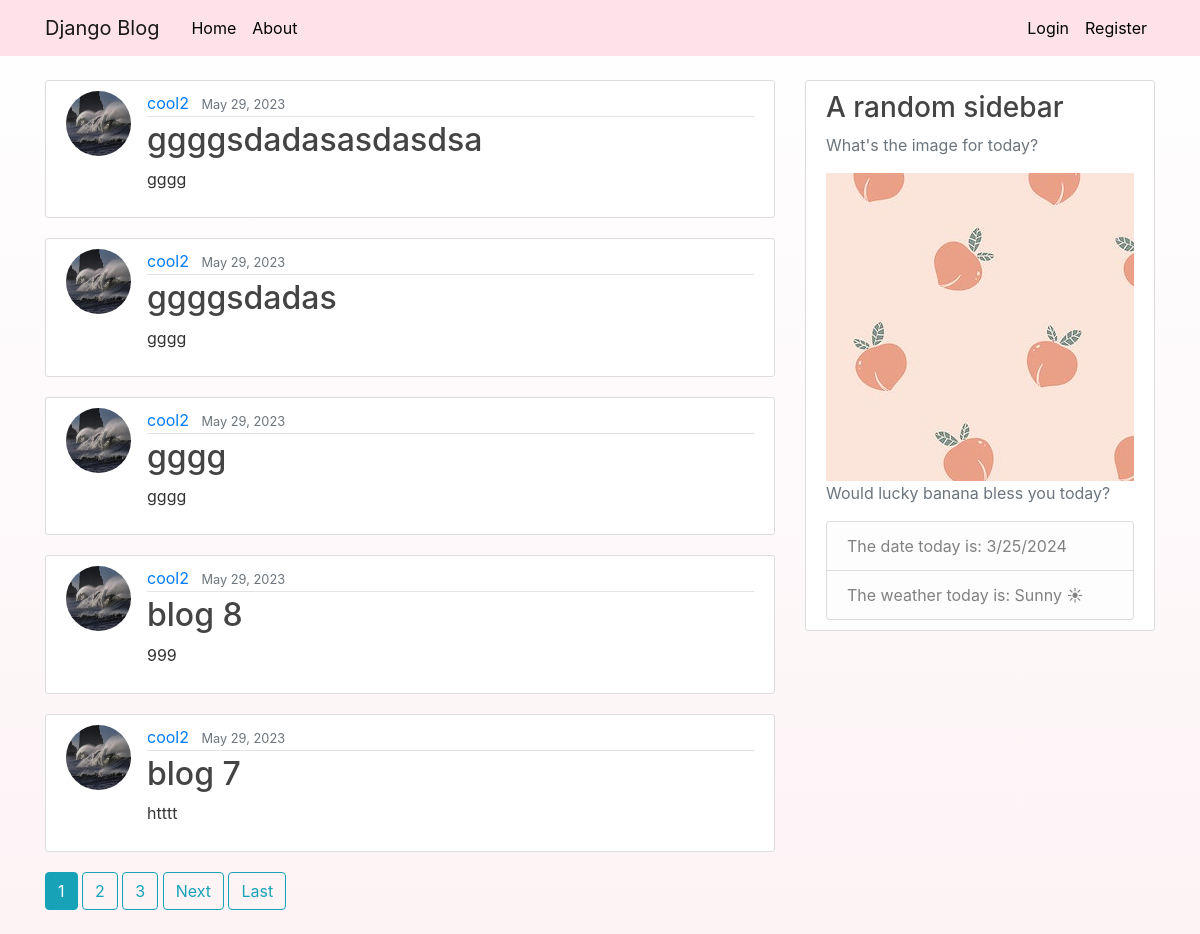
Before: / with the older database file.
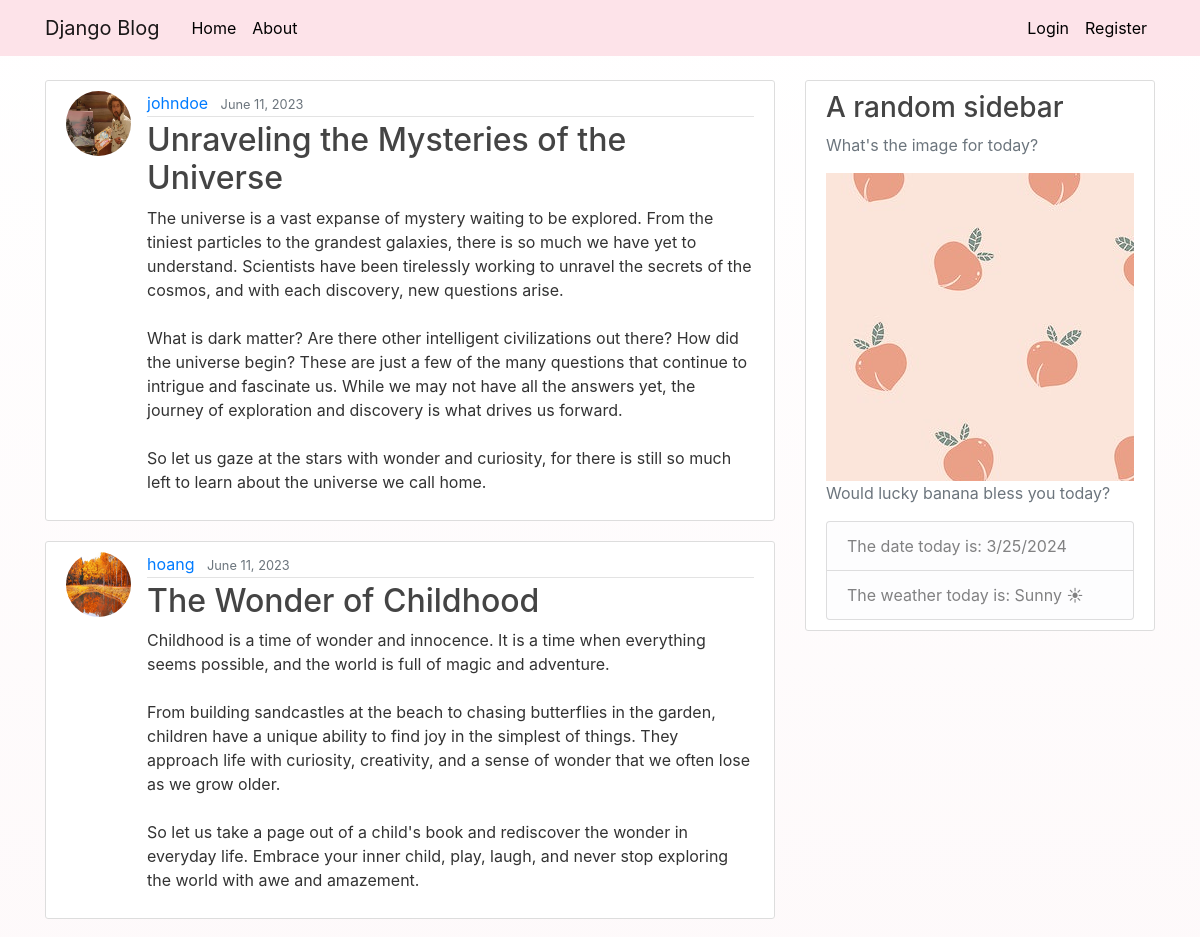
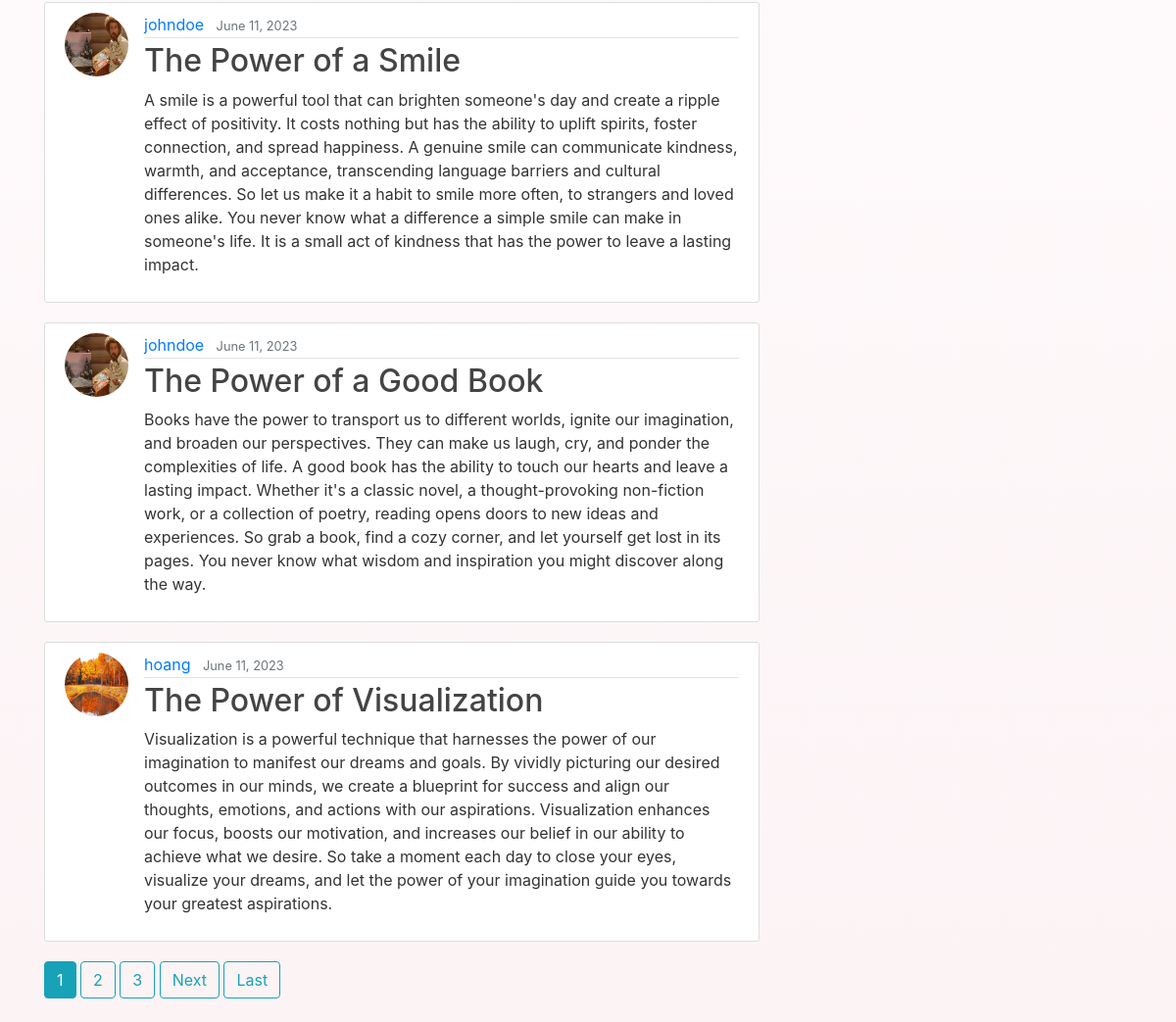
After: the same page with the newer database file (2 pictures, top to bottom).
### blog/models.py (models this page shows, shortened)
class Post(models.Model):
    title = models.CharField(max_length=100)
    content = models.TextField()
    date_posted = models.DateTimeField(default=timezone.now)
    author = models.ForeignKey(User, on_delete=models.CASCADE)

### users/models.py (models this page shows, shortened)
class Profile(models.Model):
    user = models.OneToOneField(User, on_delete=models.CASCADE)
    image = models.ImageField(default='default.jpg', upload_to='profile_pics')
    birthday = models.DateField(default='2000-01-01')

### blog/views.py (the view)
# urls.py: path('', PostListView.as_view(), name='blog-home'),
class PostListView(ListView):
    model = Post
    template_name = 'blog/home.html'
    context_object_name = 'posts'
    ordering = ['-title']
    paginate_by = 5;

### blog/templates/blog/home.html (shortened to what this page needs)
{% extends "blog/base.html" %}
{% block content %}
{% for post in posts %}
<article class="media content-section">
    <img class="rounded-circle article-img" src="{{ post.author.profile.image.url }}">
    <div class="media-body">
        <div class="article-metadata">
            <a class="mr-2" href="{%url 'user-posts' post.author.username %}">{{ post.author }}</a>
            <small class="text-muted">{{ post.date_posted|date:'F d, Y' }}</small>
        </div>
        <h2><a class="article-title" href="{% url 'post-detail' post.id %}">{{ post.title }}</a></h2>
        <p class="article-content">{{ post.content }}</p>
    </div>
</article>
{% endfor %}
{% if is_paginated %}
{% for num in page_obj.paginator.page_range %}
{% if page_obj.number == num %}
<a class="btn btn-info mb-4" href="?page={{num}}">{{num}}</a>
{%elif num > page_obj.number|add:'-3' and num < page_obj.number|add:'3'%} <a class="btn btn-outline-info mb-4"
    href="?page={{num}}">{{num}}</a>
    {%endif%}
    {%endfor%}
    {%if page_obj.has_next %}
    <a class="btn btn-outline-info mb-4" href="?page=.next_page_number"> Next</a>
    <a class="btn btn-outline-info mb-4" href="?page={{page_obj.paginator.num_pages}}"> Last</a>
    {% endif%}
    {%endif%}
    {% endblock content %}

Changed rows visible on the page:
removed Post: author.profile.image (placeholder picture), author "cool2", date_posted "May 29, 2023", title "ggggsdadasasdasdsa", content "gggg"
removed Post: author.profile.image (placeholder picture), author "cool2", date_posted "May 29, 2023", title "ggggsdadas", content "gggg"
removed Post: author.profile.image (placeholder picture), author "cool2", date_posted "May 29, 2023", title "gggg", content "gggg"
removed Post: author.profile.image (placeholder picture), author "cool2", date_posted "May 29, 2023", title "blog 8", content "999"
removed Post: author.profile.image (placeholder picture), author "cool2", date_posted "May 29, 2023", title "blog 7", content "htttt"
added Post: author.profile.image (picture), author "johndoe", date_posted "June 11, 2023", title "Unraveling the Mysteries of the Universe", content "The universe is a vast expanse of mystery waiting to be explored. From the tiniest particles to the grandest galaxies, there is so much we have yet to understand. Scientists have been tirelessly working to unravel the secrets of the cosmos, and with each discovery, new questions arise. What is dark matter? Are there other intelligent civilizations out there? How did the universe begin? These are just a few of the many questions that continue to intrigue and fascinate us. While we may not have all the answers yet, the journey of exploration and discovery is what drives us forward. So let us gaze at the stars with wonder and curiosity, for there is still so much left to learn about the…"
added Post: author.profile.image (picture), author "hoang", date_posted "June 11, 2023", title "The Wonder of Childhood", content "Childhood is a time of wonder and innocence. It is a time when everything seems possible, and the world is full of magic and adventure. From building sandcastles at the beach to chasing butterflies in the garden, children have a unique ability to find joy in the simplest of things. They approach life with curiosity, creativity, and a sense of wonder that we often lose as we grow older. So let us take a page out of a child's book and rediscover the wonder in everyday life. Embrace your inner child, play, laugh, and never stop exploring the world with awe and amazement."
added Post: author.profile.image (picture), author "johndoe", date_posted "June 11, 2023", title "The Power of a Smile", content "A smile is a powerful tool that can brighten someone's day and create a ripple effect of positivity. It costs nothing but has the ability to uplift spirits, foster connection, and spread happiness. A genuine smile can communicate kindness, warmth, and acceptance, transcending language barriers and cultural differences. So let us make it a habit to smile more often, to strangers and loved ones alike. You never know what a difference a simple smile can make in someone's life. It is a small act of kindness that has the power to leave a lasting impact."
added Post: author.profile.image (picture), author "johndoe", date_posted "June 11, 2023", title "The Power of a Good Book", content "Books have the power to transport us to different worlds, ignite our imagination, and broaden our perspectives. They can make us laugh, cry, and ponder the complexities of life. A good book has the ability to touch our hearts and leave a lasting impact. Whether it's a classic novel, a thought-provoking non-fiction work, or a collection of poetry, reading opens doors to new ideas and experiences. So grab a book, find a cozy corner, and let yourself get lost in its pages. You never know what wisdom and inspiration you might discover along the way."
added Post: author.profile.image (picture), author "hoang", date_posted "June 11, 2023", title "The Power of Visualization", content "Visualization is a powerful technique that harnesses the power of our imagination to manifest our dreams and goals. By vividly picturing our desired outcomes in our minds, we create a blueprint for success and align our thoughts, emotions, and actions with our aspirations. Visualization enhances our focus, boosts our motivation, and increases our belief in our ability to achieve what we desire. So take a moment each day to close your eyes, visualize your dreams, and let the power of your imagination guide you towards your greatest aspirations."
